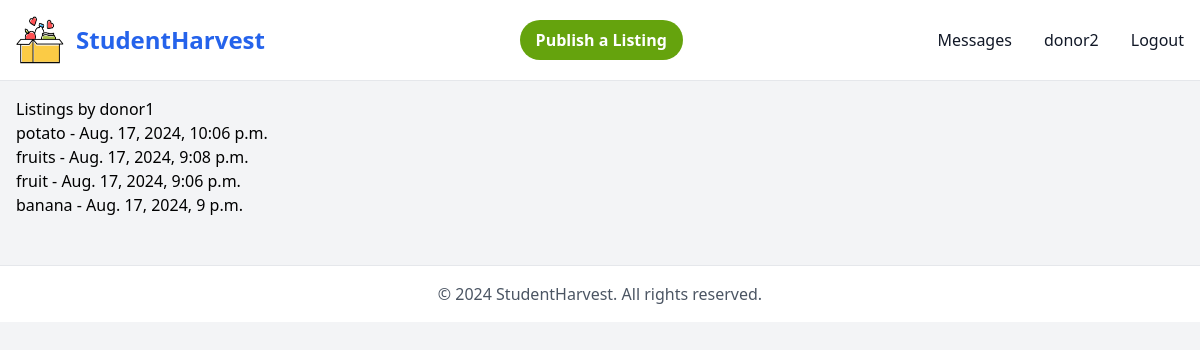
The page /listings/donor/1/ (signed in) on the database its author committed.
### users/models.py (models this page shows, shortened)
class User(AbstractUser):
    USER_ROLE_CHOICES = (
        ('student', 'Student'),
        ('donor', 'Donor'),
    )
    role = models.CharField('User Role', max_length=10, choices=USER_ROLE_CHOICES, default='student')
    phone_number = models.CharField(max_length=15, blank=True, null=True)
    address = models.CharField(max_length=255, blank=True, null=True)
    student_card = models.ImageField(upload_to='student_cards/', blank=True, null=True)

### listings/models.py (models this page shows, shortened)
class Listing(models.Model):
    CATEGORY_CHOICES = (
        ('canned', 'Canned Goods'),
        ('dry', 'Dry Staples'),
        ('beverages', 'Beverages'),
        ('vegetables', 'Fresh Vegetables'),
        ('fruits', 'Fruits'),
    )
    title = models.CharField(max_length=100)
    description = models.TextField()
    donor = models.ForeignKey(User, on_delete=models.CASCADE)
    address = models.CharField(max_length=255)
    created_at = models.DateTimeField(auto_now_add=True)
    updated_at = models.DateTimeField(auto_now=True)
    categories = models.CharField(max_length=255)  # We will save the selected categories as a comma-separated string
    expiry_date = models.DateField()
    image = models.ImageField(upload_to='images/listings/', blank=True, null=True)

### listings/views.py (the view)
# urls.py: path('donor/<int:donor_id>/', views.donor_listings, name='donor_listings'),
def donor_listings(request, donor_id):
    donor = get_object_or_404(User, pk=donor_id)
    listings = Listing.objects.filter(donor=donor).order_by('-created_at')
    return render(request, 'listings/donor_listings.html', {
        'donor': donor,
        'listings': listings
    })

### templates/listings/donor_listings.html
{% extends 'base.html' %}
{% block content %}
  <h2>Listings by {{ donor.username }}</h2>
  <ul>
    {% for listing in listings %}
      <li><a href="{% url 'listing_detail' listing.pk %}">{{ listing.title }}</a> - {{ listing.created_at }}</li>
    {% empty %}
      <li>No listings found for this donor.</li>
    {% endfor %}
  </ul>
{% endblock %}

### templates/base.html (shortened to what this page needs)
{% load static %}
<!DOCTYPE html>
<html lang="en">
<head>
    <script src="https://cdn.tailwindcss.com"></script>
</head>
<body class="bg-gray-100">
    <header>
        <nav class="bg-white border-b border-gray-200 dark:bg-gray-900">
            <div class="max-w-screen-xl flex items-center justify-between mx-auto p-4">
                <a href="/" class="flex items-center space-x-3 rtl:space-x-reverse">
                    <img src="{% static 'icons/icon.jpeg' %}" class="h-12 w-12" alt="StudentHarvest Icon" />
                    <span class="self-center text-2xl font-semibold whitespace-nowrap text-blue-600">StudentHarvest</span>
                </a>
                <div class="flex items-center justify-center flex-grow md:flex-grow-0">
                    {% if user.is_authenticated %}
                        {% if user.role == 'donor' %}
                            <a href="{% url 'create_listing' %}" class="bg-lime-600 hover:bg-lime-700 text-white font-bold py-2 px-4 rounded-full">
                                Publish a Listing
                            </a>
                        {% endif %}
                    {% else %}
                        <a href="{% url 'login' %}" class="bg-lime-600 hover:bg-lime-700 text-white font-bold py-2 px-4 rounded-full">
                            Publish a Listing
                        </a>
                    {% endif %}
                </div>
                    <div class="hidden w-full md:block md:w-auto" id="navbar-default">
                        <ul class="font-medium flex flex-col p-4 md:p-0 mt-4 border border-gray-100 rounded-lg bg-gray-50 md:flex-row md:space-x-8 rtl:space-x-reverse md:mt-0 md:border-0 md:bg-white dark:bg-gray-800 md:dark:bg-gray-900 dark:border-gray-700">
                    {% if user.is_authenticated %}
                        {% if user.role == 'student' or user.role == 'donor' %}
                            <a href="#" class="block py-2 px-3 text-gray-900 rounded hover:bg-gray-100 md:hover:bg-transparent md:border-0 md:hover:text-blue-700 md:p-0 dark:text-white md:dark:hover:text-blue-500 dark:hover:bg-gray-700 dark:hover:text-white md:dark:hover:bg-transparent">Messages</a>
                        {% endif %}
                    {% endif %}
                    {% if user.is_authenticated %}
                        <a href="{% url 'profile' %}" class="block py-2 px-3 text-gray-900 rounded hover:bg-gray-100 md:hover:bg-transparent md:border-0 md:hover:text-blue-700 md:p-0 dark:text-white md:dark:hover:text-blue-500 dark:hover:bg-gray-700 dark:hover:text-white md:dark:hover:bg-transparent">{{ user.username }}</a>
                        <form action="{% url 'logout' %}" method="post" class="inline">
                            <button type="submit" class="block py-2 px-3 text-gray-900 rounded hover:bg-gray-100 md:hover:bg-transparent md:border-0 md:hover:text-blue-700 md:p-0 dark:text-white md:dark:hover:text-blue-500 dark:hover:bg-gray-700 dark:hover:text-white md:dark:hover:bg-transparent">Logout</button>
                        </form>
                    {% endif %}
                        </ul>
                </div>
            </div>
        </nav>
    </header>
    <main class="max-w-screen-xl mx-auto p-4">
        {% block content %}
        {% endblock %}
    </main>
    <footer class="bg-white border-t border-gray-200 dark:bg-gray-900 mt-8">
        <div class="max-w-screen-xl mx-auto p-4 text-center text-gray-600 dark:text-gray-400">
            <p>&copy; 2024 StudentHarvest. All rights reserved.</p>
        </div>
    </footer>
</body>
</html>

### rows shown on the page
User: username "donor2"
User: username "donor1"
Listing: title "potato", created_at "Aug. 17, 2024, 10:06 p.m."
Listing: title "fruits", created_at "Aug. 17, 2024, 9:08 p.m."
Listing: title "fruit", created_at "Aug. 17, 2024, 9:06 p.m."
Listing: title "banana", created_at "Aug. 17, 2024, 9 p.m."
